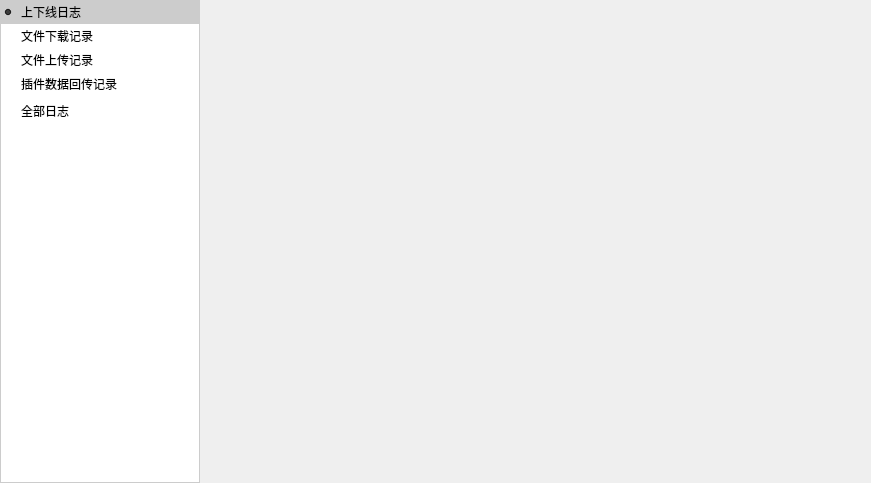
<?xml version="1.0" encoding="UTF-8"?>
<ui version="4.0">
 <class>LogDetailDlg</class>
 <widget class="QWidget" name="LogDetailDlg">
  <property name="geometry">
   <rect>
    <x>0</x>
    <y>0</y>
    <width>871</width>
    <height>483</height>
   </rect>
  </property>
  <property name="windowTitle">
   <string>LogDetailDlg</string>
  </property>
  <layout class="QHBoxLayout" name="horizontalLayout">
   <property name="spacing">
    <number>0</number>
   </property>
   <property name="margin">
    <number>0</number>
   </property>
   <item>
    <widget class="QFrame" name="frame4">
     <property name="maximumSize">
      <size>
       <width>200</width>
       <height>16777215</height>
      </size>
     </property>
     <property name="styleSheet">
      <string notr="true"> QWidget#frame4
 {
	border:0px solid #cccccc;
	border-bottom-width:1px;
	border-left-width:1px;
	border-right-width:1px;
	background-color:white;
 }</string>
     </property>
     <layout class="QVBoxLayout" name="verticalLayout_22">
      <property name="spacing">
       <number>0</number>
      </property>
      <property name="margin">
       <number>0</number>
      </property>
      <item>
       <widget class="QRadioButton" name="chkOnlineLog">
        <property name="minimumSize">
         <size>
          <width>200</width>
          <height>0</height>
         </size>
        </property>
        <property name="styleSheet">
         <string notr="true">QRadioButton
{
	font-family:&quot;Microsoft Yahei&quot;;
	background-color:transparent;
}

QRadioButton:hover
{
	background-color:rgba(100,100,100, 50);
}

QRadioButton:checked
{
	background-color:#cccccc;
}

 QRadioButton::indicator 
{
     width: 10px;
     height: 32px;
	 image:none;
 }</string>
        </property>
        <property name="text">
         <string>上下线日志</string>
        </property>
        <property name="checked">
         <bool>true</bool>
        </property>
       </widget>
      </item>
      <item>
       <widget class="QRadioButton" name="chkLogDownload">
        <property name="styleSheet">
         <string notr="true">QRadioButton
{
	font-family:&quot;Microsoft Yahei&quot;;
	background-color:transparent;
}

QRadioButton:hover
{
	background-color:rgba(100,100,100, 50);
}

QRadioButton:checked
{
	background-color:#cccccc;
}

 QRadioButton::indicator 
{
     width: 10px;
     height: 32px;
	 image:none;
 }</string>
        </property>
        <property name="text">
         <string>文件下载记录</string>
        </property>
       </widget>
      </item>
      <item>
       <widget class="QRadioButton" name="chkLogUpload">
        <property name="styleSheet">
         <string notr="true">QRadioButton
{
	font-family:&quot;Microsoft Yahei&quot;;
	background-color:transparent;
}

QRadioButton:hover
{
	background-color:rgba(100,100,100, 50);
}

QRadioButton:checked
{
	background-color:#cccccc;
}

 QRadioButton::indicator 
{
     width: 10px;
     height: 32px;
	 image:none;
 }</string>
        </property>
        <property name="text">
         <string>文件上传记录</string>
        </property>
       </widget>
      </item>
      <item>
       <widget class="QRadioButton" name="chkLogPlugin">
        <property name="styleSheet">
         <string notr="true">QRadioButton
{
	font-family:&quot;Microsoft Yahei&quot;;
	background-color:transparent;
}

QRadioButton:hover
{
	background-color:rgba(100,100,100, 50);
}

QRadioButton:checked
{
	background-color:#cccccc;
}

 QRadioButton::indicator 
{
     width: 10px;
     height: 32px;
	 image:none;
 }</string>
        </property>
        <property name="text">
         <string>插件数据回传记录</string>
        </property>
       </widget>
      </item>
      <item>
       <widget class="QRadioButton" name="chkDetailLog">
        <property name="minimumSize">
         <size>
          <width>200</width>
          <height>30</height>
         </size>
        </property>
        <property name="styleSheet">
         <string notr="true">QRadioButton
{
	font-family:&quot;Microsoft Yahei&quot;;
	background-color:transparent;
}

QRadioButton:hover
{
	background-color:rgba(100,100,100, 50);
}

QRadioButton:checked
{
	background-color:#cccccc;
}

 QRadioButton::indicator 
{
     width: 10px;
     height: 32px;
	 image:none;
 }</string>
        </property>
        <property name="text">
         <string>全部日志</string>
        </property>
       </widget>
      </item>
      <item>
       <spacer name="verticalSpacer_2">
        <property name="orientation">
         <enum>Qt::Vertical</enum>
        </property>
        <property name="sizeHint" stdset="0">
         <size>
          <width>20</width>
          <height>40</height>
         </size>
        </property>
       </spacer>
      </item>
     </layout>
    </widget>
   </item>
   <item>
    <widget class="QStackedWidget" name="stkLog">
     <property name="currentIndex">
      <number>0</number>
     </property>
     <widget class="QWidget" name="page_16">
      <layout class="QHBoxLayout" name="horizontalLayout_22">
       <property name="spacing">
        <number>0</number>
       </property>
       <property name="margin">
        <number>0</number>
       </property>
       <item>
        <widget class="PageTableWidget" name="tbLog" native="true">
         <property name="maximumSize">
          <size>
           <width>1677215</width>
           <height>16777215</height>
          </size>
         </property>
         <property name="styleSheet">
          <string notr="true"/>
         </property>
        </widget>
       </item>
      </layout>
     </widget>
     <widget class="QWidget" name="page_18">
      <layout class="QHBoxLayout" name="horizontalLayout_24">
       <property name="spacing">
        <number>0</number>
       </property>
       <property name="margin">
        <number>0</number>
       </property>
       <item>
        <widget class="PageTableWidget" name="tbDetailLog" native="true">
         <property name="maximumSize">
          <size>
           <width>1677215</width>
           <height>16777215</height>
          </size>
         </property>
         <property name="styleSheet">
          <string notr="true"/>
         </property>
        </widget>
       </item>
      </layout>
     </widget>
     <widget class="QWidget" name="page_19">
      <layout class="QHBoxLayout" name="horizontalLayout_27">
       <property name="spacing">
        <number>0</number>
       </property>
       <property name="margin">
        <number>0</number>
       </property>
       <item>
        <widget class="PageTableWidget" name="tbLogDownload" native="true">
         <property name="maximumSize">
          <size>
           <width>1677215</width>
           <height>16777215</height>
          </size>
         </property>
         <property name="styleSheet">
          <string notr="true"/>
         </property>
        </widget>
       </item>
      </layout>
     </widget>
     <widget class="QWidget" name="page_26">
      <layout class="QHBoxLayout" name="horizontalLayout_26">
       <property name="spacing">
        <number>0</number>
       </property>
       <property name="margin">
        <number>0</number>
       </property>
       <item>
        <widget class="PageTableWidget" name="tbLogUpload" native="true">
         <property name="maximumSize">
          <size>
           <width>1677215</width>
           <height>16777215</height>
          </size>
         </property>
         <property name="styleSheet">
          <string notr="true"/>
         </property>
        </widget>
       </item>
      </layout>
     </widget>
     <widget class="QWidget" name="page_27">
      <layout class="QHBoxLayout" name="horizontalLayout_25">
       <property name="spacing">
        <number>0</number>
       </property>
       <property name="margin">
        <number>0</number>
       </property>
       <item>
        <widget class="PageTableWidget" name="tbLogPlugin" native="true">
         <property name="maximumSize">
          <size>
           <width>1677215</width>
           <height>16777215</height>
          </size>
         </property>
         <property name="styleSheet">
          <string notr="true"/>
         </property>
        </widget>
       </item>
      </layout>
     </widget>
    </widget>
   </item>
  </layout>
 </widget>
 <layoutdefault spacing="6" margin="11"/>
 <customwidgets>
  <customwidget>
   <class>PageTableWidget</class>
   <extends>QWidget</extends>
   <header location="global">pagetablewidget.h</header>
   <container>1</container>
  </customwidget>
 </customwidgets>
 <resources/>
 <connections/>
</ui>
